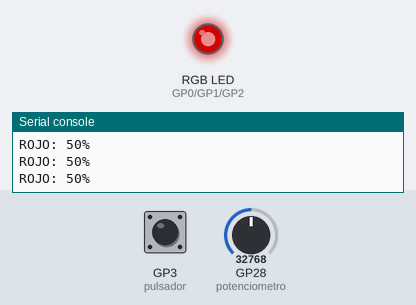
The program below on a simulated Raspberry Pi Pico running MicroPython. On the bench: an RGB LED mixed from three pins (HIGH = lit), the last lines printed to the serial console. The inputs (shaded band) are chosen by the test bench; at power-on: GP3 (pulsador) HIGH, GP28 (potenciometro) = 32768 (analog values on the 0–65535 scale). Dim RGB values are drawn brighter than linear.

Above: at 1.2 s.
1.3 s: GP3 (pulsador) pulled LOW for 0.3 s
At 2.0 s:
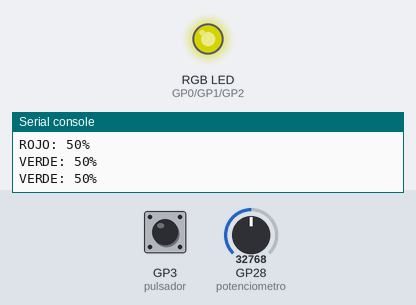
3.1 s: GP28 (potenciometro) set to 45874
At 4.0 s:
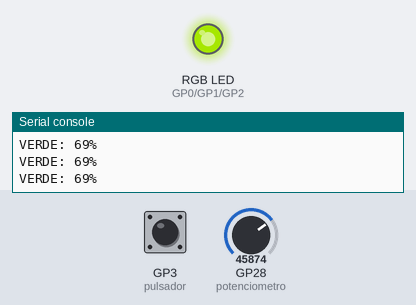
4.7 s: GP3 (pulsador) pulled LOW for 1 s
At 5.6 s:
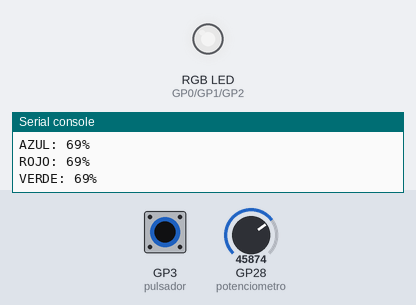
7.2 s: GP28 (potenciometro) set to 57670
At 8.4 s:
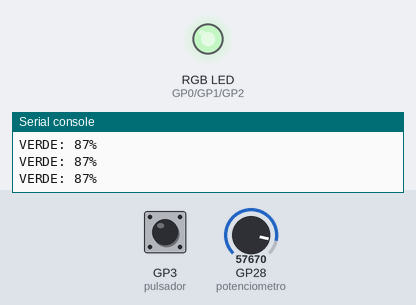
8.7 s: GP3 (pulsador) pulled LOW for 0.3 s
At 9.5 s:
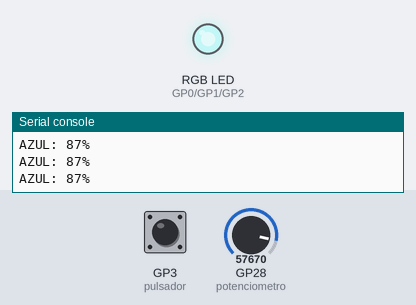
10.5 s: GP28 (potenciometro) set to 32767
At 11.6 s:
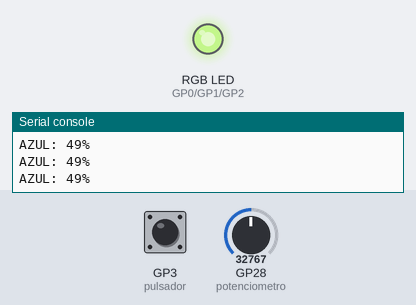
Timing chart, 0 to 13.0 s (numbered marks = the images above; inputs shaded):
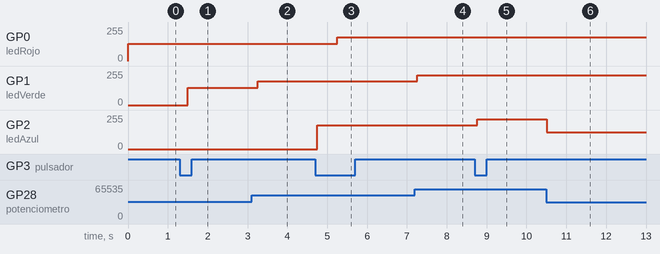

Measured:
- after the input at 1.3 s, GP1 (ledVerde): 0/255 → 128/255 after 0.20 s
- after the input at 3.1 s, GP1 (ledVerde): 128/255 → 178/255 after 0.15 s
- after the input at 4.7 s, GP0 (ledRojo): 128/255 → 178/255 after 0.56 s; GP2 (ledAzul): 0/255 → 178/255 after 0.06 s
- after the input at 7.2 s, GP1 (ledVerde): 178/255 → 224/255 after 0.06 s
- after the input at 8.7 s, GP2 (ledAzul): 178/255 → 224/255 after 0.06 s
- after the input at 10.5 s, GP2 (ledAzul): 224/255 → 127/255 at once

The program:

Codigo.py
```python
from machine import Pin, ADC, PWM
import time

# Configuración de los pines del LED RGB
ledRojo = PWM(Pin(0), freq=1000)
ledVerde = PWM(Pin(1), freq=1000)
ledAzul = PWM(Pin(2), freq=1000)

# Configuración del pin de lectura digital del boton PULL-UP
pulsador = Pin(3, Pin.IN)

# Configuración del pin ADC para leer el valor del potenciometro
potenciometro = ADC(28)

# Crear variable para el tiempo de espera
espera = 250
# Crear variable para verificar el led seleccionado
cont = 1

while True:
    # Leer la intensidad del color desde el potenciometro
    IntensidadColor = potenciometro.read_u16()

    # Escalar el valor de IntensidadColor de 0-65535 a 0-100
    IntensidadColor_escala = IntensidadColor * 100 // 65535

    # Incrementar el contador al presionar el botón
    if pulsador.value() == 0:
        cont += 1
    # Verificar que se limite a 3 el contador
    if cont > 3:
        cont = 0

    # Asignar la intensidad del color correspondiente al LED respectivo
    if cont == 1:
        ledRojo.duty_u16(IntensidadColor)
        print("ROJO: " + str(IntensidadColor_escala) + "%")
    elif cont == 2:
        ledVerde.duty_u16(IntensidadColor)
        print("VERDE: " + str(IntensidadColor_escala) + "%")
    elif cont == 3:
        ledAzul.duty_u16(IntensidadColor)
        print("AZUL: " + str(IntensidadColor_escala) + "%")

    # Crear una espera
    time.sleep_ms(espera)
```
